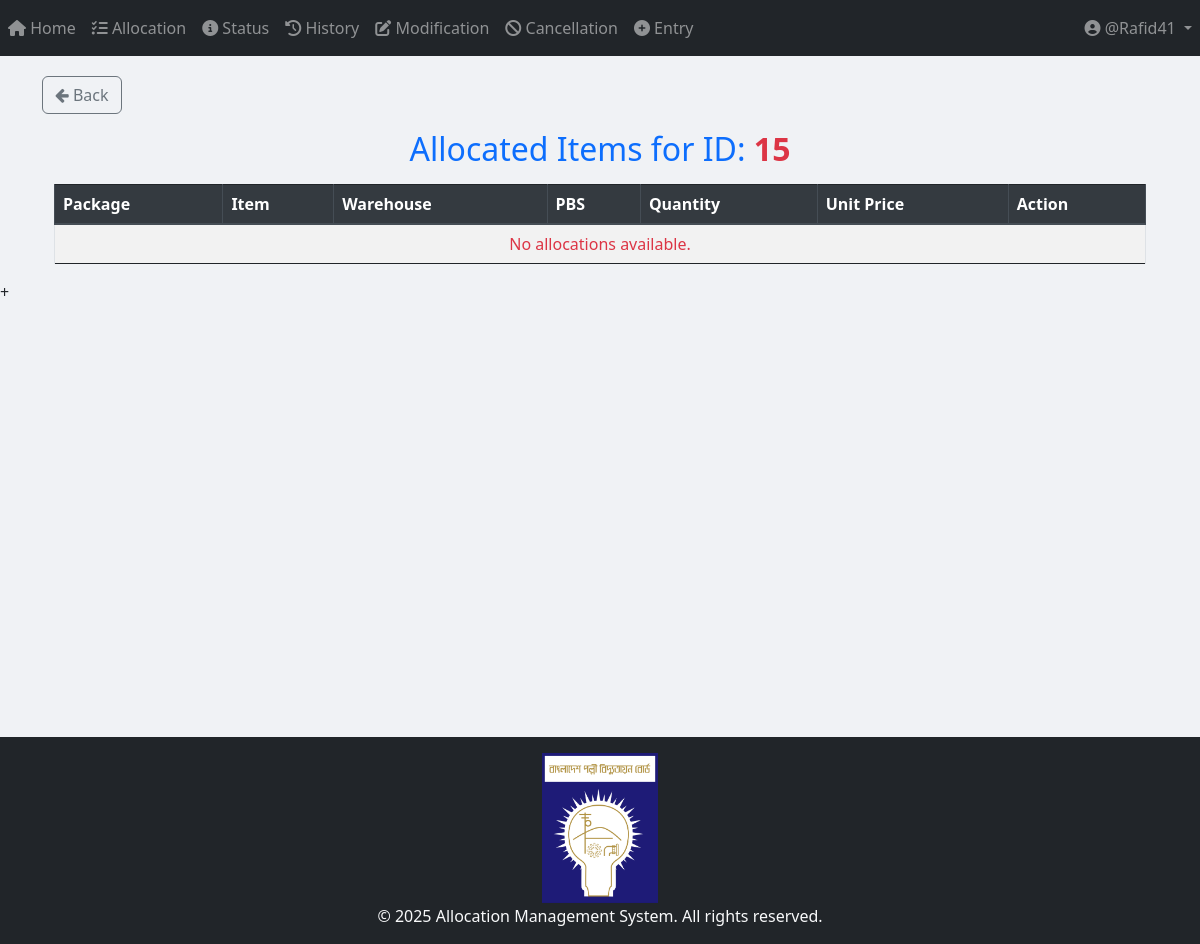
The page /modification/view-final-allocation/20/ (signed in) on the database as committed earlier.
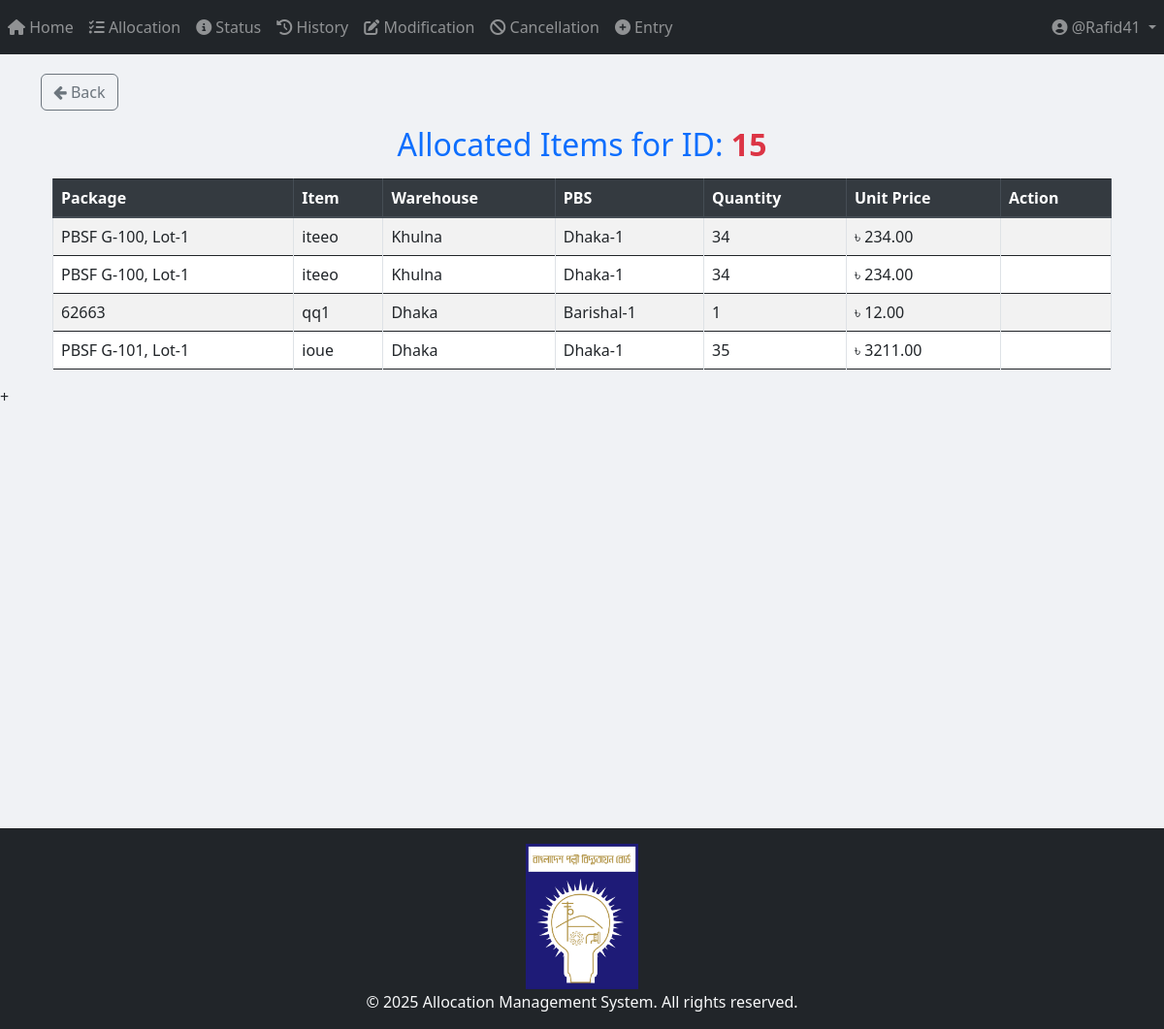
The same page on the database as committed later.
### App_Allocation/models.py (models this page shows, shortened)
class Allocation_Number(models.Model):
    allocation_no = models.IntegerField(unique=True)
    user = models.ForeignKey(User, on_delete=models.CASCADE)
    STATUS_CHOICES = [
        ("Pending Approval", "Pending Approval"),
        ("Allocated", "Allocated"),
        ("Cancelled", "Cancelled"),
        ("Modified", "Modified"),
    ]
    status = models.CharField(
        max_length=100, choices=STATUS_CHOICES, default="Pending Approval"
    )
    def __str__(self):
        return str(self.allocation_no)

class Final_Allocation(models.Model):
    allocation_no = models.ForeignKey(Allocation_Number, on_delete=models.CASCADE)  # Deletes related allocations when removed
    item_primary_key = models.IntegerField(null=True)
    pbs = models.ForeignKey(PBS, on_delete=models.CASCADE)
    package = models.ForeignKey(Package, on_delete=models.CASCADE)
    item = models.ForeignKey(Item, on_delete=models.CASCADE)
    unit_of_item = models.TextField()
    warehouse = models.CharField(max_length=50)
    quantity = models.IntegerField()
    price = models.DecimalField(max_digits=15, decimal_places=2)
    created_at = models.DateTimeField(auto_now_add=True)

class PBS(models.Model):
    name = models.TextField(unique=True)
    def __str__(self):
        return str(self.name)

### App_Entry/models.py (models this page shows, shortened)
class Package(models.Model):
    packageId = models.TextField(unique=True)

class Item(models.Model):
    WAREHOUSE_CHOICES = [
        ("Dhaka", "Dhaka"),
        ("Khulna", "Khulna"),
        ("Chittagong", "Chittagong"),
    ]
    UNIT_CHOICES = [
        ("Nos.", "Nos."),
        ("Mtr.", "Mtr."),
        ("Km.", "Km."),
        ("Set.", "Set."),
        ("Pair.", "Pair."),
    ]
    name = models.CharField(max_length=255)
    description = models.TextField(blank=True, null=True)
    warehouse = models.CharField(
        max_length=50, choices=WAREHOUSE_CHOICES, default="Dhaka"
    )
    unit_of_item = models.CharField(
        max_length=10, choices=UNIT_CHOICES, default="Nos."
    )  # Updated field
    unit_price = models.DecimalField(max_digits=15, decimal_places=2, default=0.00)
    quantity_of_item = models.BigIntegerField(default=0)
    package = models.ForeignKey(
        Package,
        on_delete=models.SET_NULL,
        related_name="package_of_item",
        null=True,
    )
    created_at = models.DateTimeField(default=timezone.now)

### App_Modification/views/delete_Item.py (the view)
# urls.py: path('view-final-allocation/<int:allocation_id>/', views.view_final_allocation, name='view_final_allocation'),
@login_required
def view_final_allocation(request, allocation_id):
    allocation_no_obj = get_object_or_404(Allocation_Number, id=allocation_id)
    allocations = Final_Allocation.objects.filter(allocation_no=allocation_no_obj)
    return render(
        request,
        "App_Modification/view_and_delete_Item.html",
        {
            "allocations": allocations,
            "allocation_no_obj": allocation_no_obj,
        },
    )

### templates/App_Modification/view_and_delete_Item.html (shortened to what this page needs)
{% extends 'base.html' %}
{% load static %}
{% block body_block %}
<a href="{% url 'App_Modification:modification_options' allocation_no_obj.pk  %}" class="btn btn-outline-secondary mb-3">
    <i class="fa fa-arrow-left"></i> Back
</a>
<h2 class="text-center text-primary">Allocated Items for ID: <b class="text-danger">{{ allocation_no_obj }}</b></h2>
<div class="container mt-3">
    <div class="table-responsive">
        <table class="table table-bordered table-striped">
            <thead class="thead-dark sticky-top">
                <tr>
                    <th>Package</th>
                    <th>Item</th>
                    <th>Warehouse</th>
                    <th>PBS</th>
                    <th>Quantity</th>
                    <th>Unit Price</th>
                    <th>Action</th>
                </tr>
            </thead>
            <tbody>
                {% if allocations %}
                    {% for allocation in allocations %}
                    <tr class="allocation-row">
                        <td>{{ allocation.package.packageId }}</td>
                        <td>{{ allocation.item.name }}</td>
                        <td>{{ allocation.warehouse }}</td>
                        <td>{{ allocation.pbs }}</td>
                        <td>{{ allocation.quantity }}</td>
                        <td>৳ {{ allocation.price }}</td>
                        <td class="text-center">
                        </td>
                    </tr>
                    {% endfor %}
                {% else %}
                    <tr>
                        <td colspan="7" class="text-center text-danger">No allocations available.</td>
                    </tr>
                {% endif %}
            </tbody>
        </table>
    </div>
</div>
{% endblock %}

### templates/base.html (shortened to what this page needs)
{% load static %}
{% load tz %}
<html lang="en">
    <head>
        <link
            rel="stylesheet"
            href="https://maxcdn.bootstrapcdn.com/bootstrap/4.4.1/css/bootstrap.min.css"
        />
        <link rel="stylesheet" href="https://cdnjs.cloudflare.com/ajax/libs/font-awesome/6.4.2/css/all.min.css">
        <link rel="stylesheet" href="https://cdn.jsdelivr.net/npm/bootstrap@5.3.0/dist/css/bootstrap.min.css">
        <link
            href="https://maxcdn.bootstrapcdn.com/font-awesome/4.7.0/css/font-awesome.min.css"
            rel="stylesheet"
        />
        <link
            href="https://cdnjs.cloudflare.com/ajax/libs/bootstrap-datetimepicker/4.17.47/css/bootstrap-datetimepicker.min.css"
            rel="stylesheet"
        />
        <link
            rel="stylesheet"
            href="//code.jquery.com/ui/1.12.1/themes/base/jquery-ui.css"
        />
        <link
            rel="stylesheet"
            href="https://cdn.jsdelivr.net/npm/flatpickr/dist/flatpickr.min.css"
        />
    </head>
    <body style="background-color: #f0f2f5;">
        {% include "partials/navbar.html" %}
        <div class="container" style="padding-top: 20px">
            {% block body_block %} {% endblock %}
        </div>
        <script src="https://cdn.jsdelivr.net/npm/flatpickr"></script>  +
        {% include "partials/footer.html" %}
    </body>
</html>

### templates/partials/navbar.html (shortened to what this page needs)
<nav class="navbar navbar-expand-sm navbar-dark bg-dark">
    <div class="collapse navbar-collapse" id="navbarNavDropdown">
        <ul class="navbar-nav mr-auto">
            {% if user.is_authenticated %}
                <li class="nav-item {% if request.resolver_match.url_name == 'home_page' %}active{% endif %}">
                    <a class="nav-link" href="{% url 'App_Home:home_page' %}">
                        <i class="fas fa-home"></i> Home
                    </a>
                </li>
                <li class="nav-item {% if request.resolver_match.url_name == 'allocation_page' %}active{% endif %}">
                    <a class="nav-link" href="{% url 'App_Allocation:allocation_page' %}">
                        <i class="fas fa-tasks"></i> Allocation
                    </a>
                </li>
                <li class="nav-item {% if request.resolver_match.url_name == 'status_page' %}active{% endif %}">
                    <a class="nav-link" href="{% url 'App_Status:status_page' %}">
                        <i class="fas fa-info-circle"></i> Status
                    </a>
                </li>
                <li class="nav-item {% if request.resolver_match.url_name == 'history_page' %}active{% endif %}">
                    <a class="nav-link" href="{% url 'App_History:history_page' %}">
                        <i class="fas fa-history"></i> History
                    </a>
                </li>
                <li class="nav-item {% if request.resolver_match.url_name == 'modification_menu' %}active{% endif %}">
                    <a class="nav-link" href="{% url 'App_Modification:modification_menu' %}">
                        <i class="fas fa-edit"></i> Modification
                    </a>
                </li>
                <li class="nav-item {% if request.resolver_match.url_name == 'cancellation' %}active{% endif %}">
                    <a class="nav-link" href="{% url 'App_Cancellation:cancellation' %}">
                        <i class="fas fa-ban"></i> Cancellation
                    </a>
                </li>
                <li class="nav-item {% if request.resolver_match.url_name == 'entry_page' %}active{% endif %}">
                    <a class="nav-link" href="{% url 'App_Entry:entry_page' %}">
                        <i class="fas fa-plus-circle"></i> Entry
                    </a>
                </li>
            {% endif %}
        </ul>
        <ul class="navbar-nav">
            {% if user.is_authenticated %}
                <li class="nav-item dropdown">
                    <a class="nav-link dropdown-toggle" href="#" id="userDropdown" role="button" data-toggle="dropdown">
                        <i class="fas fa-user-circle"></i> @{{ user.username }}
                    </a>
                </li>
            {% endif %}
        </ul>
    </div>
</nav>

### templates/partials/footer.html (shortened to what this page needs)
{% load static %}
<div class="footer-wrapper">
    <div class="footer-push"></div>
    <footer class="bg-dark text-light py-3">
        <div class="container text-center">
            <img src="{% static 'logo/BREB_Logo_hq.svg.png' %}" alt="Logo" style="height: 150px; margin-bottom: 1px;">
            <p class="mb-0">© {% now "Y" %} Allocation Management System. All rights reserved.</p>
        </div>
    </footer>
</div>

### templates/partials/footer.html (style rules this page uses)
html, body { height: 100%; margin: 0; }
.footer-wrapper { display: flex; flex-direction: column; min-height: 80vh; }
.footer-push { flex: 1; }

Rows that differ between the two databases and show on the page:
added Final_Allocation: package.packageId "PBSF G-100, Lot-1", item.name "iteeo", warehouse "Khulna", pbs "Dhaka-1", quantity "34", price "234.00"
added Final_Allocation: package.packageId "PBSF G-100, Lot-1", item.name "iteeo", warehouse "Khulna", pbs "Dhaka-1", quantity "34", price "234.00"
added Final_Allocation: package.packageId "62663", item.name "qq1", warehouse "Dhaka", pbs "Barishal-1", quantity "1", price "12.00"
added Final_Allocation: package.packageId "PBSF G-101, Lot-1", item.name "ioue", warehouse "Dhaka", pbs "Dhaka-1", quantity "35", price "3211.00"
Other text that changed with them:
text no longer shown: "No allocations available."
